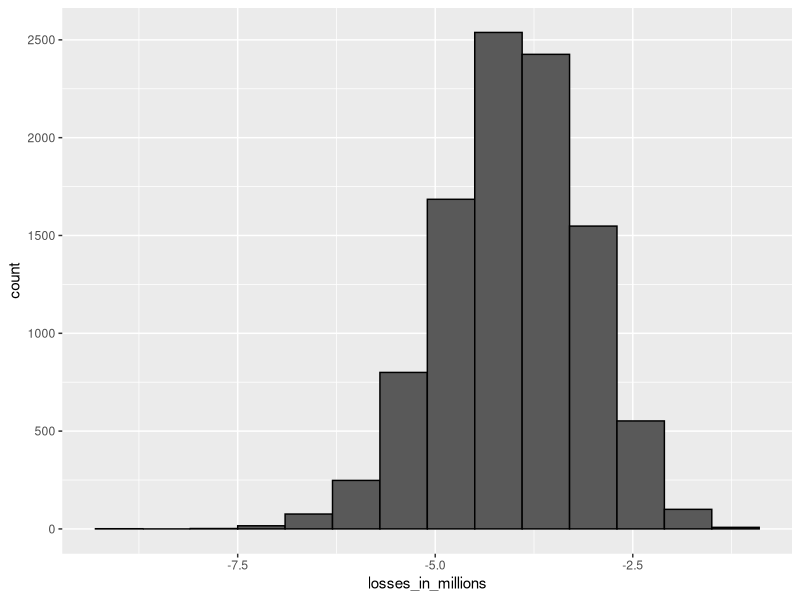

Write R code to recreate this figure.
# Interest rates for loans are set using the probability of 
# loan defaults to calculate a rate that minimizes the 
# probability of losing money.
# We can define the outcome of loans as a random variable.
# We can also define the sum of outcomes of many loans as a 
# random variable.
# The Central Limit Theorem can be applied to fit a normal 
# distribution to the sum of profits over many loans. We 
# can use properties of the normal distribution to calculate 
# the interest rate needed to ensure a certain probability 
# of losing money for a given probability of default.

number_of_loans = 1000
loss_per_foreclosure = -200000
probability_default = 0.02

# sampling model
defaults = sample(
  c(1, 0), 
  size = number_of_loans,
  prob = c(probability_default, 1 - probability_default),
  replace = TRUE)
losses = sum(defaults) * loss_per_foreclosure

# Monte carlo simulation
B = 10000
losses = replicate(B, {
  defaults = sample(
    c(1, 0), 
    size = number_of_loans,
    prob = c(probability_default, 1 - probability_default),
    replace = TRUE)
  sum(defaults) * loss_per_foreclosure
})
mean(losses)

# Plot expected losses

library(tidyverse)
data.frame(losses_in_millions = losses / 10^6) %>% 
  ggplot(aes(losses_in_millions)) + 
  geom_histogram(binwidth = 0.6, col = "black")

# Expected value and standard error of the sum of 1,000 loans
mu = number_of_loans * 
  (loss_per_foreclosure * probability_default + 
     (0 * (1 - probability_default)))
sigma = sqrt(number_of_loans) * 
  abs(loss_per_foreclosure) * 
  (sqrt(probability_default * (1 - probability_default)))

# Calculating interest rates for expected value of 0
b = loss_per_foreclosure * probability_default /
  (1 - probability_default) 
interest_rate = b / 180000

# Calculating interest rate for 1% probability of losing money
l = loss_per_foreclosure
p = probability_default
n = number_of_loans
z = qnorm(0.01)
x = -l*( n*p - z*sqrt(n*p*(1-p)))/ ( n*(1-p) + z*sqrt(n*p*(1-p)))
interest_rate = x / 180000
loss_per_foreclosure * p + (x * (1 - p))
n * (loss_per_foreclosure * p + x * (1 - p))

# Monte Carlo simulation for 1% probability of losing money
B = 10000
profit =  replicate(B, {
  draws = sample(c(x, loss_per_foreclosure), 
                 size = number_of_loans,
                 replace = TRUE,
                 c(1 - probability_default, probability_default)
                 )
  sum(draws)
})
mean(profit)
mean(profit < 0)

# Expected value with higher default rate and interest rate
probability_default = 0.04
loss_per_foreclosure = -200000
interest_rate = 0.05
profit = interest_rate * 180000
loss_per_foreclosure * probability_default +
  (profit * (1 - probability_default)) 

# Calculating number of loans for desired 
# probability of losing money
z =- qnorm(0.01)
l = loss_per_foreclosure
n = ceiling((z^2*(profit-l)^2*probability_default*(1-probability_default))/(l*probability_default + profit*(1-probability_default))^2)
n*(l*probability_default + profit * (1-probability_default))    # expected profit over n loans

# Monte Carlo simulation with known default probability
B = 10000
profits = replicate(B, {
  draws = sample(c(profit, loss_per_foreclosure),
                 replace = TRUE, 
                 size = n, 
                 prob = c(1 - probability_default, probability_default))
  sum(draws)
})
mean(profits)

# Monte Carlo simulation with unknown default probability
probability_default = 0.04
profits = replicate(B, {
  new_probability =  probability_default + 
    sample(seq(-0.01, 0.01, len = 100), 1)
  draws = sample(c(profit, loss_per_foreclosure),
                 size = n,
                 replace = TRUE, 
                 prob = c(1 - new_probability, new_probability)
                 )
  sum(draws)
})
mean(profits)
mean(profits < 0)
mean(profits < -10000000)
